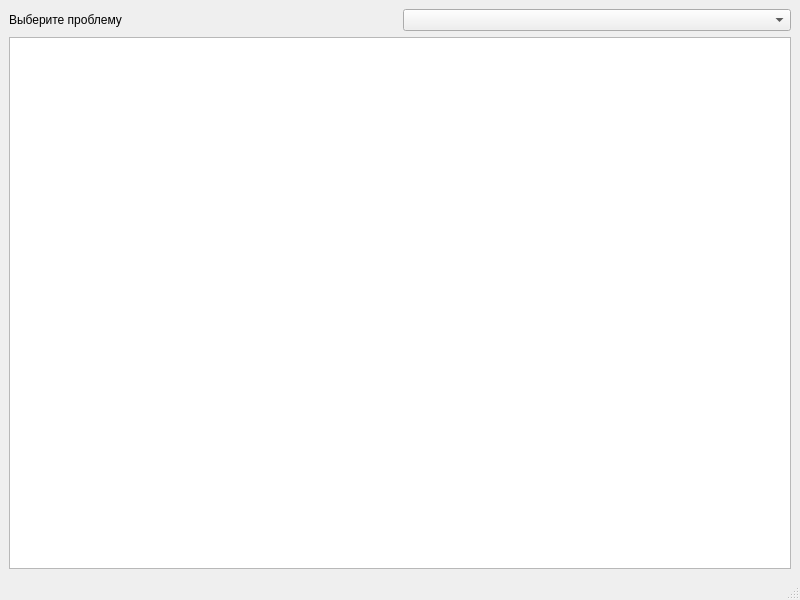
<?xml version="1.0" encoding="UTF-8"?>
<ui version="4.0">
 <class>MainWindow</class>
 <widget class="QMainWindow" name="MainWindow">
  <property name="geometry">
   <rect>
    <x>0</x>
    <y>0</y>
    <width>800</width>
    <height>600</height>
   </rect>
  </property>
  <property name="windowTitle">
   <string>MainWindow</string>
  </property>
  <widget class="QWidget" name="centralwidget">
   <property name="sizePolicy">
    <sizepolicy hsizetype="Preferred" vsizetype="Preferred">
     <horstretch>0</horstretch>
     <verstretch>0</verstretch>
    </sizepolicy>
   </property>
   <layout class="QVBoxLayout" name="verticalLayout_2">
    <item>
     <layout class="QVBoxLayout" name="verticalLayout">
      <item>
       <layout class="QHBoxLayout" name="hl_problemChoice">
        <item>
         <widget class="QLabel" name="lb_problemChoice">
          <property name="sizePolicy">
           <sizepolicy hsizetype="Preferred" vsizetype="Preferred">
            <horstretch>0</horstretch>
            <verstretch>0</verstretch>
           </sizepolicy>
          </property>
          <property name="text">
           <string>Выберите проблему</string>
          </property>
          <property name="wordWrap">
           <bool>true</bool>
          </property>
         </widget>
        </item>
        <item>
         <widget class="QComboBox" name="cb_problemList">
          <property name="sizePolicy">
           <sizepolicy hsizetype="Ignored" vsizetype="Fixed">
            <horstretch>0</horstretch>
            <verstretch>0</verstretch>
           </sizepolicy>
          </property>
          <property name="sizeAdjustPolicy">
           <enum>QComboBox::SizeAdjustPolicy::AdjustToContentsOnFirstShow</enum>
          </property>
         </widget>
        </item>
       </layout>
      </item>
      <item>
       <widget class="QTextBrowser" name="tb_problemDescription"/>
      </item>
     </layout>
    </item>
   </layout>
  </widget>
  <widget class="QMenuBar" name="menubar">
   <property name="geometry">
    <rect>
     <x>0</x>
     <y>0</y>
     <width>800</width>
     <height>23</height>
    </rect>
   </property>
  </widget>
  <widget class="QStatusBar" name="statusbar"/>
 </widget>
 <resources/>
 <connections/>
</ui>
